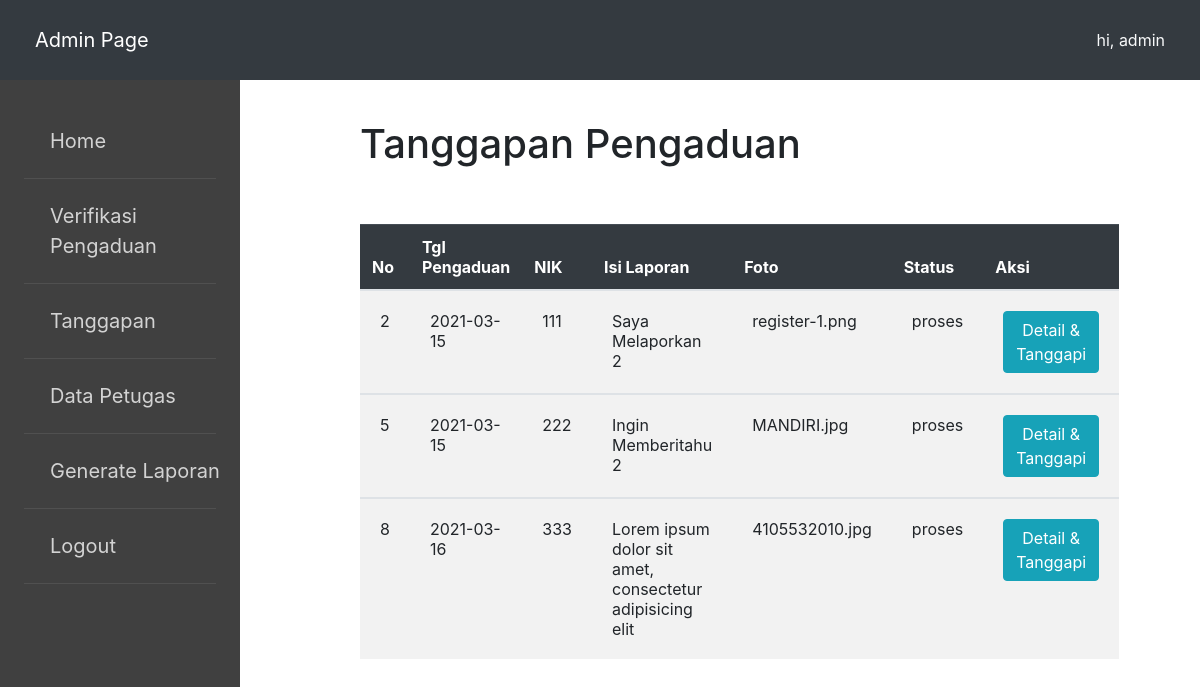
The app's page /view/admin/laporan/data_pengaduan_proses.php (signed in) with its own data.
### tables this page shows
CREATE TABLE `pengaduan` (
  `id_pengaduan` int(11) NOT NULL,
  `tgl_pengaduan` date NOT NULL,
  `nik` char(16) NOT NULL,
  `isi_laporan` text NOT NULL,
  `foto` varchar(255) NOT NULL,
  `status` enum('0','proses','selesai','') NOT NULL
);

### config/koneksi.php (called while the page is built, shortened)
<?php
class database{
	var $host = "localhost";
	var $uname = "root";
	var $pass = "";
	var $db= "db_pengaduan_masyarakat";
	var $koneksi = "";
	function __construct(){
		$this->koneksi = mysqli_connect($this->host, $this->uname, $this->pass, $this->db);
	}
	function data_pengaduan_proses()
	{
		$sql = mysqli_query($this->koneksi, "SELECT * FROM pengaduan where status='proses'");
		while ($s = mysqli_fetch_array($sql)) {
			$hasil[] = $s;
		}
		return $hasil;
	}
}

### view/admin/laporan/data_pengaduan_proses.php (the view)
<?php
include '../../../config/koneksi.php';
include '../header/header.php';
$db = new database();
$lihat = $db->data_pengaduan_proses();
?>
	<div class="main">
		<h1>Tanggapan Pengaduan</h1><br/><br>
		<table class="table table-striped">
			<thead class="table-dark">
				<tr>
					<th>No</th>
					<th>Tgl Pengaduan</th>
					<th>NIK</th>
					<th>Isi Laporan</th>
					<th>Foto</th>
					<th>Status</th>
					<th>Aksi</th>
				</tr>
			</thead>
			<?php
			if (is_array($lihat)) {
				foreach ($lihat as $l) {
		 	?>
			<tbody>
				<tr>
					<td><?php echo $l['id_pengaduan']; ?></td>
					<td><?php echo $l['tgl_pengaduan']; ?></td>
					<td><?php echo $l['nik']; ?></td>
					<td><?php echo $l['isi_laporan']; ?></td>
					<td><?php echo $l['foto']; ?></td>
					<td><?php echo $l['status']; ?></td>
					<td>
						<a href="detail_pengaduan_proses.php?id=<?php echo $l['id_pengaduan']; ?>" class="btn btn-info">Detail & Tanggapi</a>
					</td>
				</tr>
			</tbody>
		<?php } }?>
		</table>
		<br><br>
	</div>

### assets/style.css (style rules this page uses)
.main { padding-top: 10%; margin-left: 30%; }
.table-striped { width: 90%; }
.table>tbody>tr>td { padding: 20px; }

### records on screen
pengaduan: id_pengaduan "2", tgl_pengaduan "2021-03-15", nik "111", isi_laporan "Saya Melaporkan 2", foto "register-1.png", status "proses"
pengaduan: id_pengaduan "5", tgl_pengaduan "2021-03-15", nik "222", isi_laporan "Ingin Memberitahu 2", foto "MANDIRI.jpg", status "proses"
pengaduan: id_pengaduan "8", tgl_pengaduan "2021-03-16", nik "333", isi_laporan "Lorem ipsum dolor sit amet, consectetur adipisicing elit", foto "4105532010.jpg", status "proses"

### other values on screen
$_SESSION['nama'] "admin"
